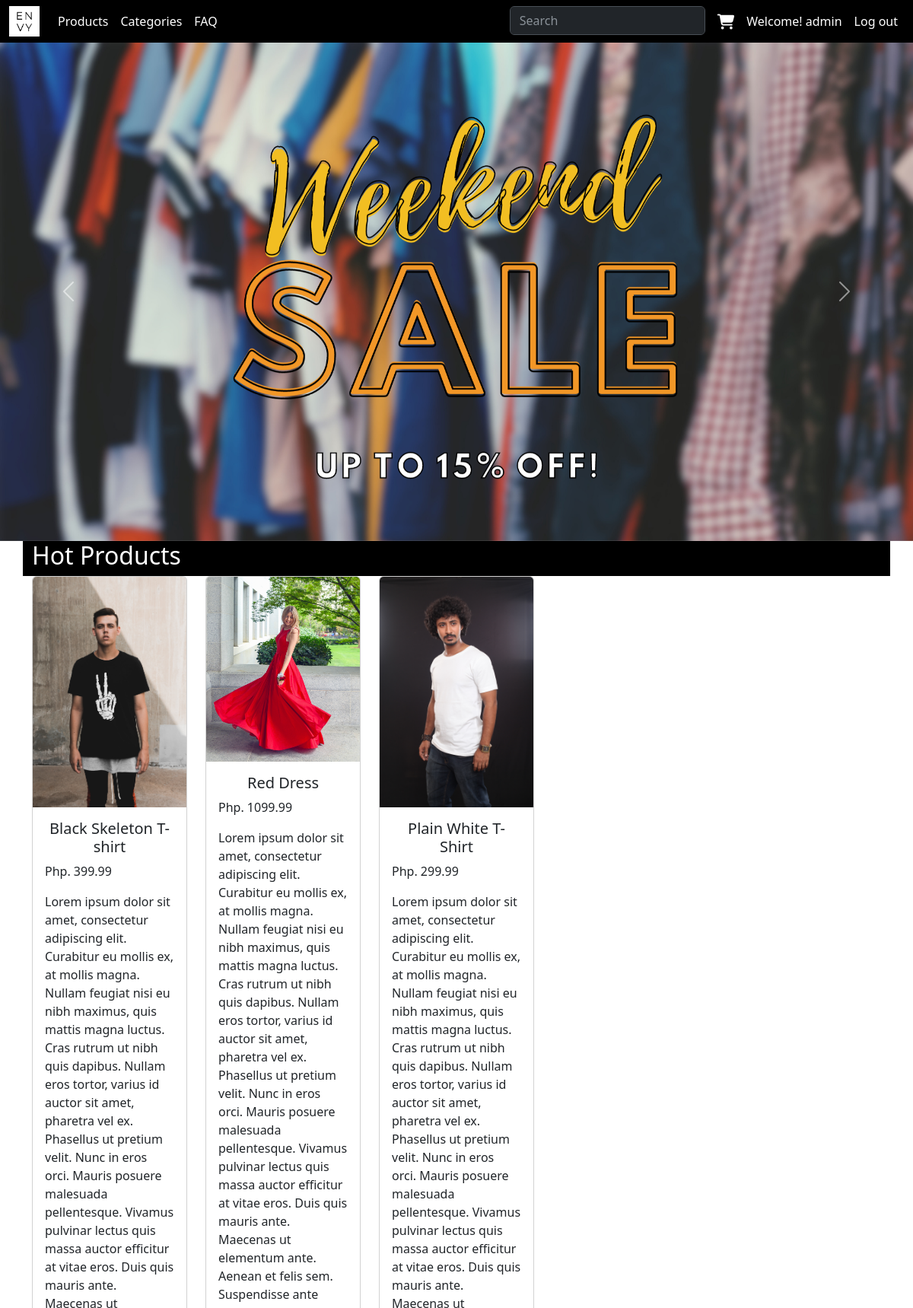
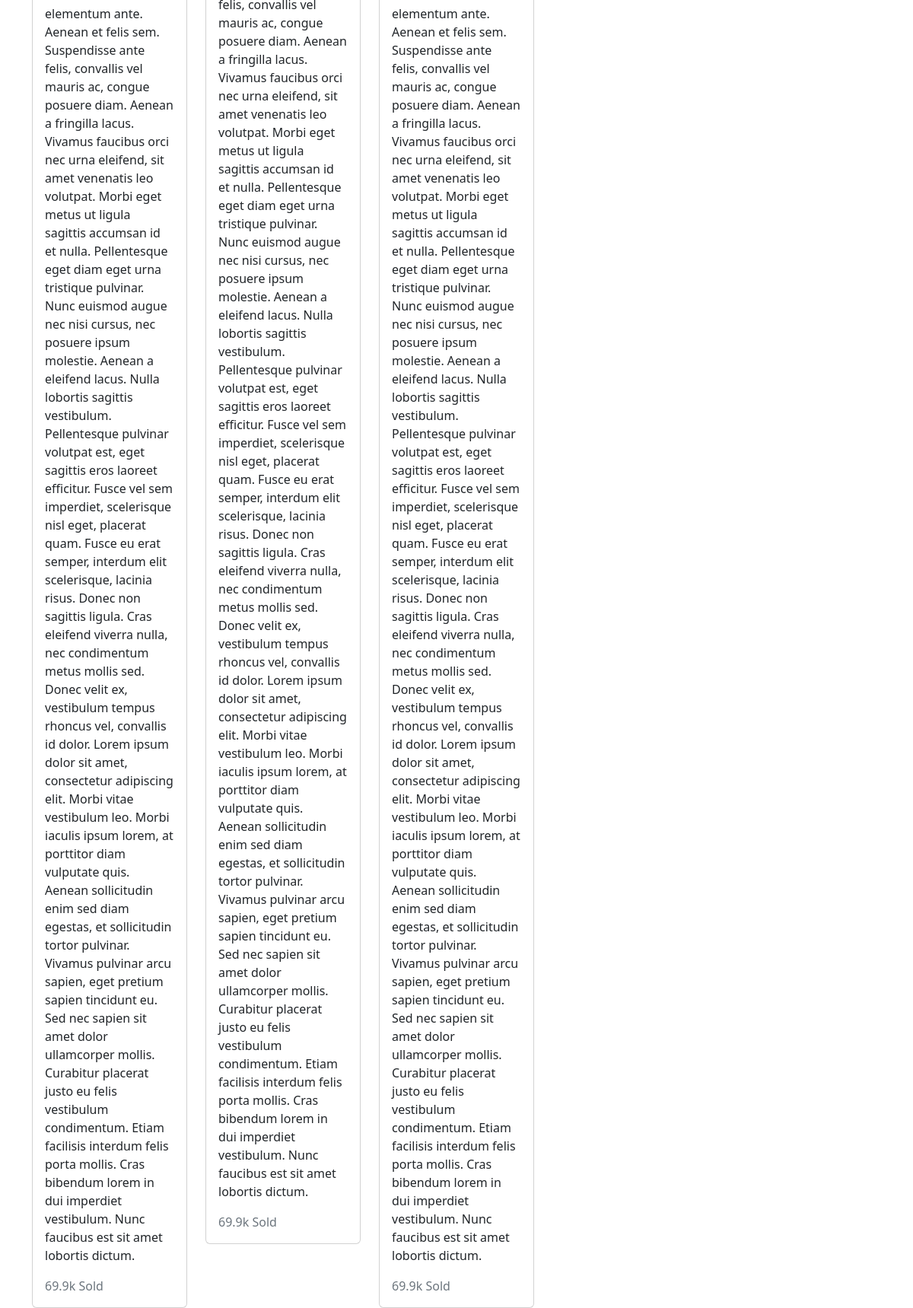
The app's page /home/ (signed in) with its own data (2 pictures, top to bottom).
### home/models.py (models this page shows, shortened)
class Product(models.Model):
    product_name = models.CharField(max_length=600)
    product_image = models.ImageField(upload_to='items/', default='static/items/red_dress.jpg')
    description = models.TextField()
    price = models.FloatField()

### home/views.py (the view)
# urls.py: path('home/', homepage_view.homepage, name='homepage'),
def homepage(request):
    products = Product.objects.all()
    return render(request, "home/index.html", {"products": products})

### home/templates/home/index.html (shortened to what this page needs)
{% extends "home/base.html" %} {% block content%}
{%load static%}
<div
      class="bg-white mx-auto position-relative"
      style="width: 1200px; height: 5000"
    >
<div
  id="carouselExampleAutoplaying"
  class="carousel slide"
  data-bs-ride="carousel"
>
  <div class="carousel-inner">
    <div class="carousel-item active">
      <img src="{% static 'index/weekend_sale.png' %}" class="d-block w-100" alt="test" />
    </div>
  </div>
  <button
    class="carousel-control-prev"
    type="button"
    data-bs-target="#carouselExampleAutoplaying"
    data-bs-slide="prev"
  >
    <span class="carousel-control-prev-icon" aria-hidden="true"></span>
  </button>
  <button
    class="carousel-control-next"
    type="button"
    data-bs-target="#carouselExampleAutoplaying"
    data-bs-slide="next"
  >
    <span class="carousel-control-next-icon" aria-hidden="true"></span>
  </button>
</div>
<div class="container">
  <div class="row row-cols-5">
    <div class="col col-12 bg-black text-white">
      <p class="h2">Hot Products</p>
    </div>
    {% for p in products %}
    <div class="col">
      <a class="nav-link" href="product/{{p.id}}">
        <div class="card">
          <img src="{{p.product_image.url}}" class="card-img-top" alt="..." />
          <div class="card-body">
            <h5 class="card-title text-center">{{p.product_name}}</h5>
            <div class="row justify-content-evenly">
              <p class="card-text">Php. {{p.price}}</p>
              <p class="card-text">{{p.description}}</p>
              <p class="card-text text-secondary">69.9k Sold</p>
            </div>
          </div>
        </div>
      </a>
    </div>
    {% endfor %}
  </div>
</div>
</div>
{% endblock %}

### home/templates/home/base.html (shortened to what this page needs)
<!DOCTYPE html>
<html lang="en">
  <head>
    {%block script%} {%endblock%}{% load static %}
    <link
      href="https://cdn.jsdelivr.net/npm/bootstrap@5.3.0/dist/css/bootstrap.min.css"
      rel="stylesheet"
    />
    <link
      rel="stylesheet"
      href="https://cdnjs.cloudflare.com/ajax/libs/font-awesome/6.4.0/css/all.min.css"
    />
  </head>
  <body class="px-50">
    <nav
      class="navbar navbar-expand-lg bg-black fixed-top"
      data-bs-theme="dark"
    >
      <div class="container-fluid">
        <ul class="navbar-nav" data-bs-theme="dark">
          <li class="nav-item">
            <a class="navbar-brand" href="/">
              <img
                src="{% static 'envy_white.png' %}"
                width="40"
                height="40"
                alt="Envy Logo"
              />
            </a>
          </li>
          <li class="nav-item">
            <a class="nav-link" aria-current="page" href="#">Products</a>
          </li>
          <li class="nav-item">
            <a class="nav-link" href="#">Categories</a>
          </li>
          <li class="nav-item">
            <a class="nav-link" href="/faq">FAQ</a>
          </li>
        </ul>
        <ul class="navbar-nav d-flex">
          <li class="nav-item">
            <form class="d-flex" role="search">
              <input
                class="form-control me-2"
                type="search"
                placeholder="Search"
                aria-label="Search"
              />
            </form>
          </li>
          <li class="nav-item">
            <a class="nav-link" href="/cart">
              <i
                class="fa-solid fa-lg fa-cart-shopping"
                style="color: #ffffff"
              ></i>
            </a>
          </li>
          {% if request.user.is_authenticated %}
          <li class="nav-item">
            <a class="nav-link" href="/login"
              >Welcome! {{request.user.username}}</a
            >
          </li>
          <li class="nav-item">
            <a class="nav-link" href="{% url 'logout' %}">Log out</a>
          </li>
          {% endif %}
        </ul>
      </div>
    </nav>
    {% block content%} {% endblock %}
  </body>
</html>

### home/templates/home/base.html (style rules this page uses)
body { background: #f6f6f6; padding-top: 56px; }
.nav-link { color: white; }

### records on screen
Product: product_image (picture), product_name "Black Skeleton T-shirt", price "399.99", description "Lorem ipsum dolor sit amet, consectetur adipiscing elit. Curabitur eu mollis ex, at mollis magna. Nullam feugiat nisi eu nibh maximus, quis mattis magna luctus. Cras rutrum ut nibh quis dapibus. Nullam eros tortor, varius id auctor sit amet, pharetra vel ex. Phasellus ut pretium velit. Nunc in eros orci. Mauris posuere malesuada pellentesque. Vivamus pulvinar lectus quis massa auctor efficitur at vitae eros. Duis quis mauris ante. Maecenas ut elementum ante. Aenean et felis sem. Suspendisse ante felis, convallis vel mauris ac, congue posuere diam. Aenean a fringilla lacus. Vivamus faucibus orci nec urna eleifend, sit amet venenatis leo volutpat. Morbi eget metus ut ligula sagittis accumsan…"
Product: product_image (picture), product_name "Red Dress", price "1099.99", description "Lorem ipsum dolor sit amet, consectetur adipiscing elit. Curabitur eu mollis ex, at mollis magna. Nullam feugiat nisi eu nibh maximus, quis mattis magna luctus. Cras rutrum ut nibh quis dapibus. Nullam eros tortor, varius id auctor sit amet, pharetra vel ex. Phasellus ut pretium velit. Nunc in eros orci. Mauris posuere malesuada pellentesque. Vivamus pulvinar lectus quis massa auctor efficitur at vitae eros. Duis quis mauris ante. Maecenas ut elementum ante. Aenean et felis sem. Suspendisse ante felis, convallis vel mauris ac, congue posuere diam. Aenean a fringilla lacus. Vivamus faucibus orci nec urna eleifend, sit amet venenatis leo volutpat. Morbi eget metus ut ligula sagittis accumsan…"
Product: product_image (picture), product_name "Plain White T-Shirt", price "299.99", description "Lorem ipsum dolor sit amet, consectetur adipiscing elit. Curabitur eu mollis ex, at mollis magna. Nullam feugiat nisi eu nibh maximus, quis mattis magna luctus. Cras rutrum ut nibh quis dapibus. Nullam eros tortor, varius id auctor sit amet, pharetra vel ex. Phasellus ut pretium velit. Nunc in eros orci. Mauris posuere malesuada pellentesque. Vivamus pulvinar lectus quis massa auctor efficitur at vitae eros. Duis quis mauris ante. Maecenas ut elementum ante. Aenean et felis sem. Suspendisse ante felis, convallis vel mauris ac, congue posuere diam. Aenean a fringilla lacus. Vivamus faucibus orci nec urna eleifend, sit amet venenatis leo volutpat. Morbi eget metus ut ligula sagittis accumsan…"

### other values on screen
{{ request.user.username }} "admin"
